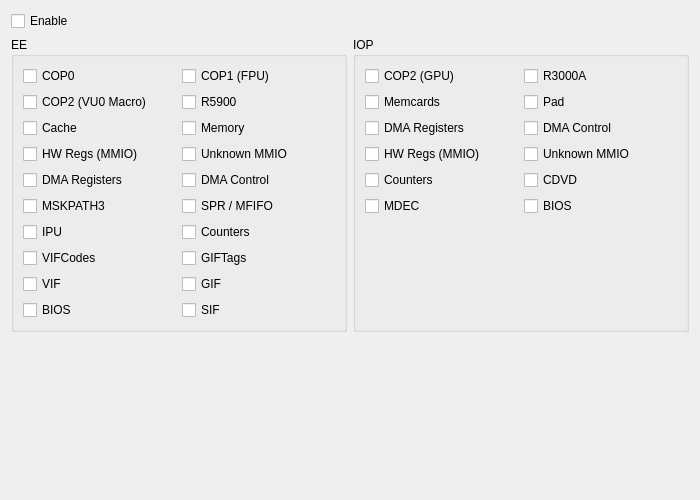
<?xml version="1.0" encoding="UTF-8"?>
<ui version="4.0">
 <class>DebugLoggingSettingsTab</class>
 <widget class="QWidget" name="DebugLoggingSettingsTab">
  <property name="geometry">
   <rect>
    <x>0</x>
    <y>0</y>
    <width>700</width>
    <height>500</height>
   </rect>
  </property>
  <property name="windowTitle">
   <string/>
  </property>
  <layout class="QVBoxLayout" name="verticalLayout">
   <item>
    <widget class="QCheckBox" name="chkEnable">
     <property name="text">
      <string>Enable</string>
     </property>
    </widget>
   </item>
   <item>
    <layout class="QHBoxLayout" name="traceLogHorizontalLayout">
     <item>
      <widget class="QGroupBox" name="grpEELogging">
       <property name="title">
        <string>EE</string>
       </property>
       <layout class="QVBoxLayout" name="verticalLayout_3">
        <item>
         <layout class="QGridLayout" name="grpEELoggingGrid">
          <item row="4" column="1">
           <widget class="QCheckBox" name="chkEEDMACTRL">
            <property name="text">
             <string>DMA Control</string>
            </property>
           </widget>
          </item>
          <item row="6" column="1">
           <widget class="QCheckBox" name="chkEEMFIFO">
            <property name="text">
             <string>SPR / MFIFO</string>
            </property>
           </widget>
          </item>
          <item row="9" column="0">
           <widget class="QCheckBox" name="chkEEVIF">
            <property name="text">
             <string>VIF</string>
            </property>
           </widget>
          </item>
          <item row="0" column="1">
           <widget class="QCheckBox" name="chkEECOP1">
            <property name="text">
             <string>COP1 (FPU)</string>
            </property>
           </widget>
          </item>
          <item row="6" column="0">
           <widget class="QCheckBox" name="chkEEMSKPATH3">
            <property name="text">
             <string>MSKPATH3</string>
            </property>
           </widget>
          </item>
          <item row="2" column="0">
           <widget class="QCheckBox" name="chkEECache">
            <property name="text">
             <string>Cache</string>
            </property>
           </widget>
          </item>
          <item row="9" column="1">
           <widget class="QCheckBox" name="chkEEGIF">
            <property name="text">
             <string>GIF</string>
            </property>
           </widget>
          </item>
          <item row="1" column="1">
           <widget class="QCheckBox" name="chkEER5900">
            <property name="text">
             <string>R5900</string>
            </property>
           </widget>
          </item>
          <item row="0" column="0">
           <widget class="QCheckBox" name="chkEECOP0">
            <property name="text">
             <string>COP0</string>
            </property>
           </widget>
          </item>
          <item row="3" column="0">
           <widget class="QCheckBox" name="chkEEMMIO">
            <property name="text">
             <string>HW Regs (MMIO)</string>
            </property>
           </widget>
          </item>
          <item row="7" column="1">
           <widget class="QCheckBox" name="chkEECounters">
            <property name="text">
             <string>Counters</string>
            </property>
           </widget>
          </item>
          <item row="10" column="1">
           <widget class="QCheckBox" name="chkEESIF">
            <property name="text">
             <string>SIF</string>
            </property>
           </widget>
          </item>
          <item row="1" column="0">
           <widget class="QCheckBox" name="chkEECOP2">
            <property name="text">
             <string>COP2 (VU0 Macro)</string>
            </property>
           </widget>
          </item>
          <item row="8" column="0">
           <widget class="QCheckBox" name="chkEEVIFCodes">
            <property name="text">
             <string>VIFCodes</string>
            </property>
           </widget>
          </item>
          <item row="2" column="1">
           <widget class="QCheckBox" name="chkEEMemory">
            <property name="text">
             <string>Memory</string>
            </property>
           </widget>
          </item>
          <item row="3" column="1">
           <widget class="QCheckBox" name="chkEEUNKNWNMMIO">
            <property name="text">
             <string>Unknown MMIO</string>
            </property>
           </widget>
          </item>
          <item row="7" column="0">
           <widget class="QCheckBox" name="chkEEIPU">
            <property name="text">
             <string>IPU</string>
            </property>
           </widget>
          </item>
          <item row="10" column="0">
           <widget class="QCheckBox" name="chkEEBIOS">
            <property name="text">
             <string>BIOS</string>
            </property>
           </widget>
          </item>
          <item row="4" column="0">
           <widget class="QCheckBox" name="chkEEDMARegs">
            <property name="text">
             <string>DMA Registers</string>
            </property>
           </widget>
          </item>
          <item row="8" column="1">
           <widget class="QCheckBox" name="chkEEGIFTags">
            <property name="text">
             <string>GIFTags</string>
            </property>
           </widget>
          </item>
         </layout>
        </item>
        <item>
         <spacer name="eeLoggingSpacer">
          <property name="orientation">
           <enum>Qt::Orientation::Vertical</enum>
          </property>
          <property name="sizeHint" stdset="0">
           <size>
            <width>20</width>
            <height>0</height>
           </size>
          </property>
         </spacer>
        </item>
       </layout>
      </widget>
     </item>
     <item>
      <widget class="QGroupBox" name="grpIOPLogging">
       <property name="title">
        <string>IOP</string>
       </property>
       <layout class="QVBoxLayout" name="verticalLayout_7">
        <item>
         <layout class="QGridLayout" name="grpIOPLoggingGrid">
          <item row="4" column="0">
           <widget class="QCheckBox" name="chkIOPCounters">
            <property name="text">
             <string>Counters</string>
            </property>
           </widget>
          </item>
          <item row="3" column="1">
           <widget class="QCheckBox" name="chkIOPUNKNWNMMIO">
            <property name="text">
             <string>Unknown MMIO</string>
            </property>
           </widget>
          </item>
          <item row="3" column="0">
           <widget class="QCheckBox" name="chkIOPMMIO">
            <property name="text">
             <string>HW Regs (MMIO)</string>
            </property>
           </widget>
          </item>
          <item row="4" column="1">
           <widget class="QCheckBox" name="chkIOPCDVD">
            <property name="text">
             <string>CDVD</string>
            </property>
           </widget>
          </item>
          <item row="0" column="1">
           <widget class="QCheckBox" name="chkIOPR3000A">
            <property name="text">
             <string>R3000A</string>
            </property>
           </widget>
          </item>
          <item row="1" column="0">
           <widget class="QCheckBox" name="chkIOPMemcards">
            <property name="text">
             <string>Memcards</string>
            </property>
           </widget>
          </item>
          <item row="2" column="0">
           <widget class="QCheckBox" name="chkIOPDMARegs">
            <property name="text">
             <string>DMA Registers</string>
            </property>
           </widget>
          </item>
          <item row="1" column="1">
           <widget class="QCheckBox" name="chkIOPPad">
            <property name="text">
             <string>Pad</string>
            </property>
           </widget>
          </item>
          <item row="5" column="1">
           <widget class="QCheckBox" name="chkIOPBIOS">
            <property name="text">
             <string>BIOS</string>
            </property>
           </widget>
          </item>
          <item row="5" column="0">
           <widget class="QCheckBox" name="chkIOPMDEC">
            <property name="text">
             <string>MDEC</string>
            </property>
           </widget>
          </item>
          <item row="2" column="1">
           <widget class="QCheckBox" name="chkIOPDMACTRL">
            <property name="text">
             <string>DMA Control</string>
            </property>
           </widget>
          </item>
          <item row="0" column="0">
           <widget class="QCheckBox" name="chkIOPCOP2">
            <property name="text">
             <string>COP2 (GPU)</string>
            </property>
           </widget>
          </item>
         </layout>
        </item>
        <item>
         <spacer name="iopLoggingSpacer">
          <property name="orientation">
           <enum>Qt::Orientation::Vertical</enum>
          </property>
          <property name="sizeHint" stdset="0">
           <size>
            <width>20</width>
            <height>0</height>
           </size>
          </property>
         </spacer>
        </item>
       </layout>
      </widget>
     </item>
    </layout>
   </item>
   <item>
    <spacer name="verticalSpacer">
     <property name="orientation">
      <enum>Qt::Orientation::Vertical</enum>
     </property>
     <property name="sizeHint" stdset="0">
      <size>
       <width>20</width>
       <height>0</height>
      </size>
     </property>
    </spacer>
   </item>
  </layout>
 </widget>
 <tabstops>
  <tabstop>chkEnable</tabstop>
  <tabstop>chkEECOP0</tabstop>
  <tabstop>chkEECOP1</tabstop>
  <tabstop>chkEECOP2</tabstop>
  <tabstop>chkEER5900</tabstop>
  <tabstop>chkEECache</tabstop>
  <tabstop>chkEEMemory</tabstop>
  <tabstop>chkEEMMIO</tabstop>
  <tabstop>chkEEUNKNWNMMIO</tabstop>
  <tabstop>chkEEDMARegs</tabstop>
  <tabstop>chkEEDMACTRL</tabstop>
  <tabstop>chkEEMSKPATH3</tabstop>
  <tabstop>chkEEMFIFO</tabstop>
  <tabstop>chkEEIPU</tabstop>
  <tabstop>chkEECounters</tabstop>
  <tabstop>chkEEVIFCodes</tabstop>
  <tabstop>chkEEGIFTags</tabstop>
  <tabstop>chkEEVIF</tabstop>
  <tabstop>chkEEGIF</tabstop>
  <tabstop>chkEEBIOS</tabstop>
  <tabstop>chkEESIF</tabstop>
  <tabstop>chkIOPCOP2</tabstop>
  <tabstop>chkIOPR3000A</tabstop>
  <tabstop>chkIOPMemcards</tabstop>
  <tabstop>chkIOPPad</tabstop>
  <tabstop>chkIOPDMARegs</tabstop>
  <tabstop>chkIOPDMACTRL</tabstop>
  <tabstop>chkIOPMMIO</tabstop>
  <tabstop>chkIOPUNKNWNMMIO</tabstop>
  <tabstop>chkIOPCounters</tabstop>
  <tabstop>chkIOPCDVD</tabstop>
  <tabstop>chkIOPMDEC</tabstop>
  <tabstop>chkIOPBIOS</tabstop>
 </tabstops>
 <resources/>
 <connections/>
</ui>
